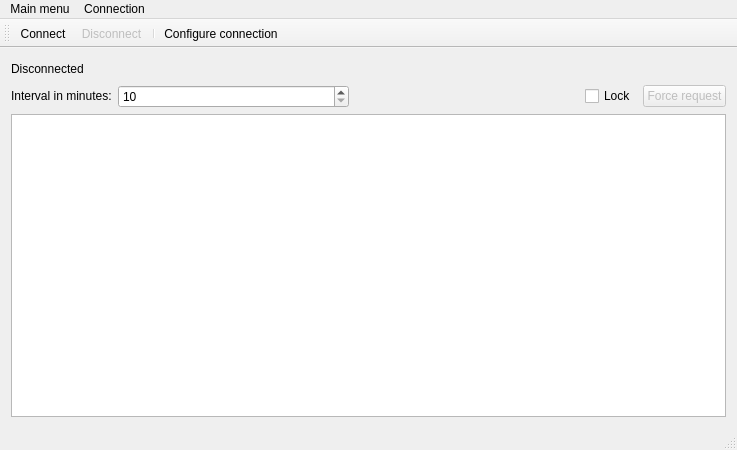
<?xml version="1.0" encoding="UTF-8"?>
<ui version="4.0">
 <class>MainWindow</class>
 <widget class="QMainWindow" name="MainWindow">
  <property name="geometry">
   <rect>
    <x>0</x>
    <y>0</y>
    <width>737</width>
    <height>450</height>
   </rect>
  </property>
  <property name="windowTitle">
   <string>Buoyrequester</string>
  </property>
  <widget class="QWidget" name="centralWidget">
   <layout class="QVBoxLayout" name="verticalLayout_2">
    <item>
     <widget class="QLabel" name="label_connectionInfo">
      <property name="sizePolicy">
       <sizepolicy hsizetype="Preferred" vsizetype="Fixed">
        <horstretch>0</horstretch>
        <verstretch>0</verstretch>
       </sizepolicy>
      </property>
      <property name="minimumSize">
       <size>
        <width>0</width>
        <height>20</height>
       </size>
      </property>
      <property name="text">
       <string>Disconnected</string>
      </property>
     </widget>
    </item>
    <item>
     <layout class="QHBoxLayout" name="horizontalLayout">
      <item>
       <widget class="QLabel" name="label">
        <property name="sizePolicy">
         <sizepolicy hsizetype="Fixed" vsizetype="Fixed">
          <horstretch>0</horstretch>
          <verstretch>0</verstretch>
         </sizepolicy>
        </property>
        <property name="text">
         <string>Interval in minutes:</string>
        </property>
       </widget>
      </item>
      <item>
       <widget class="QSpinBox" name="spinBox_requestInterval">
        <property name="sizePolicy">
         <sizepolicy hsizetype="MinimumExpanding" vsizetype="Fixed">
          <horstretch>0</horstretch>
          <verstretch>0</verstretch>
         </sizepolicy>
        </property>
        <property name="minimumSize">
         <size>
          <width>60</width>
          <height>0</height>
         </size>
        </property>
        <property name="frame">
         <bool>true</bool>
        </property>
        <property name="buttonSymbols">
         <enum>QAbstractSpinBox::UpDownArrows</enum>
        </property>
        <property name="specialValueText">
         <string notr="true"/>
        </property>
        <property name="correctionMode">
         <enum>QAbstractSpinBox::CorrectToNearestValue</enum>
        </property>
        <property name="suffix">
         <string notr="true"/>
        </property>
        <property name="prefix">
         <string notr="true"/>
        </property>
        <property name="minimum">
         <number>10</number>
        </property>
        <property name="maximum">
         <number>10000</number>
        </property>
        <property name="value">
         <number>10</number>
        </property>
       </widget>
      </item>
      <item>
       <spacer name="horizontalSpacer">
        <property name="orientation">
         <enum>Qt::Horizontal</enum>
        </property>
        <property name="sizeHint" stdset="0">
         <size>
          <width>40</width>
          <height>20</height>
         </size>
        </property>
       </spacer>
      </item>
      <item>
       <widget class="QCheckBox" name="checkBox">
        <property name="sizePolicy">
         <sizepolicy hsizetype="Fixed" vsizetype="Fixed">
          <horstretch>0</horstretch>
          <verstretch>0</verstretch>
         </sizepolicy>
        </property>
        <property name="layoutDirection">
         <enum>Qt::LeftToRight</enum>
        </property>
        <property name="text">
         <string>Lock</string>
        </property>
        <property name="tristate">
         <bool>false</bool>
        </property>
       </widget>
      </item>
      <item>
       <widget class="QPushButton" name="pushButton_forceRequest">
        <property name="enabled">
         <bool>false</bool>
        </property>
        <property name="sizePolicy">
         <sizepolicy hsizetype="Fixed" vsizetype="Fixed">
          <horstretch>0</horstretch>
          <verstretch>0</verstretch>
         </sizepolicy>
        </property>
        <property name="text">
         <string>Force request</string>
        </property>
       </widget>
      </item>
     </layout>
    </item>
    <item>
     <widget class="QTableView" name="tableView">
      <property name="editTriggers">
       <set>QAbstractItemView::NoEditTriggers</set>
      </property>
      <property name="wordWrap">
       <bool>true</bool>
      </property>
     </widget>
    </item>
   </layout>
  </widget>
  <widget class="QMenuBar" name="menuBar">
   <property name="geometry">
    <rect>
     <x>0</x>
     <y>0</y>
     <width>737</width>
     <height>26</height>
    </rect>
   </property>
   <widget class="QMenu" name="menuMain_menu">
    <property name="title">
     <string>Main menu</string>
    </property>
    <addaction name="actionQuit"/>
   </widget>
   <widget class="QMenu" name="menuConnection">
    <property name="title">
     <string>Connection</string>
    </property>
    <addaction name="actionConnect"/>
    <addaction name="actionDisconnect"/>
    <addaction name="actionConfigure"/>
   </widget>
   <addaction name="menuMain_menu"/>
   <addaction name="menuConnection"/>
  </widget>
  <widget class="QToolBar" name="mainToolBar">
   <property name="enabled">
    <bool>true</bool>
   </property>
   <attribute name="toolBarArea">
    <enum>TopToolBarArea</enum>
   </attribute>
   <attribute name="toolBarBreak">
    <bool>false</bool>
   </attribute>
   <addaction name="actionConnect"/>
   <addaction name="actionDisconnect"/>
   <addaction name="separator"/>
   <addaction name="actionConfigure"/>
  </widget>
  <widget class="QStatusBar" name="statusBar"/>
  <action name="actionQuit">
   <property name="icon">
    <iconset resource="../modemtool/modemtool.qrc">
     <normaloff>:/images/application-exit.png</normaloff>:/images/application-exit.png</iconset>
   </property>
   <property name="text">
    <string>Quit</string>
   </property>
  </action>
  <action name="actionConnect">
   <property name="icon">
    <iconset resource="../modemtool/modemtool.qrc">
     <normaloff>:/images/connect.png</normaloff>:/images/connect.png</iconset>
   </property>
   <property name="text">
    <string>Connect</string>
   </property>
  </action>
  <action name="actionDisconnect">
   <property name="checked">
    <bool>false</bool>
   </property>
   <property name="enabled">
    <bool>false</bool>
   </property>
   <property name="icon">
    <iconset resource="../modemtool/modemtool.qrc">
     <normaloff>:/images/disconnect.png</normaloff>:/images/disconnect.png</iconset>
   </property>
   <property name="text">
    <string>Disconnect</string>
   </property>
  </action>
  <action name="actionConfigure">
   <property name="icon">
    <iconset resource="../modemtool/modemtool.qrc">
     <normaloff>:/images/settings.png</normaloff>:/images/settings.png</iconset>
   </property>
   <property name="text">
    <string>Configure connection</string>
   </property>
  </action>
 </widget>
 <layoutdefault spacing="6" margin="11"/>
 <resources>
  <include location="../modemtool/modemtool.qrc"/>
 </resources>
 <connections>
  <connection>
   <sender>actionQuit</sender>
   <signal>triggered()</signal>
   <receiver>MainWindow</receiver>
   <slot>close()</slot>
   <hints>
    <hint type="sourcelabel">
     <x>-1</x>
     <y>-1</y>
    </hint>
    <hint type="destinationlabel">
     <x>199</x>
     <y>149</y>
    </hint>
   </hints>
  </connection>
 </connections>
</ui>
